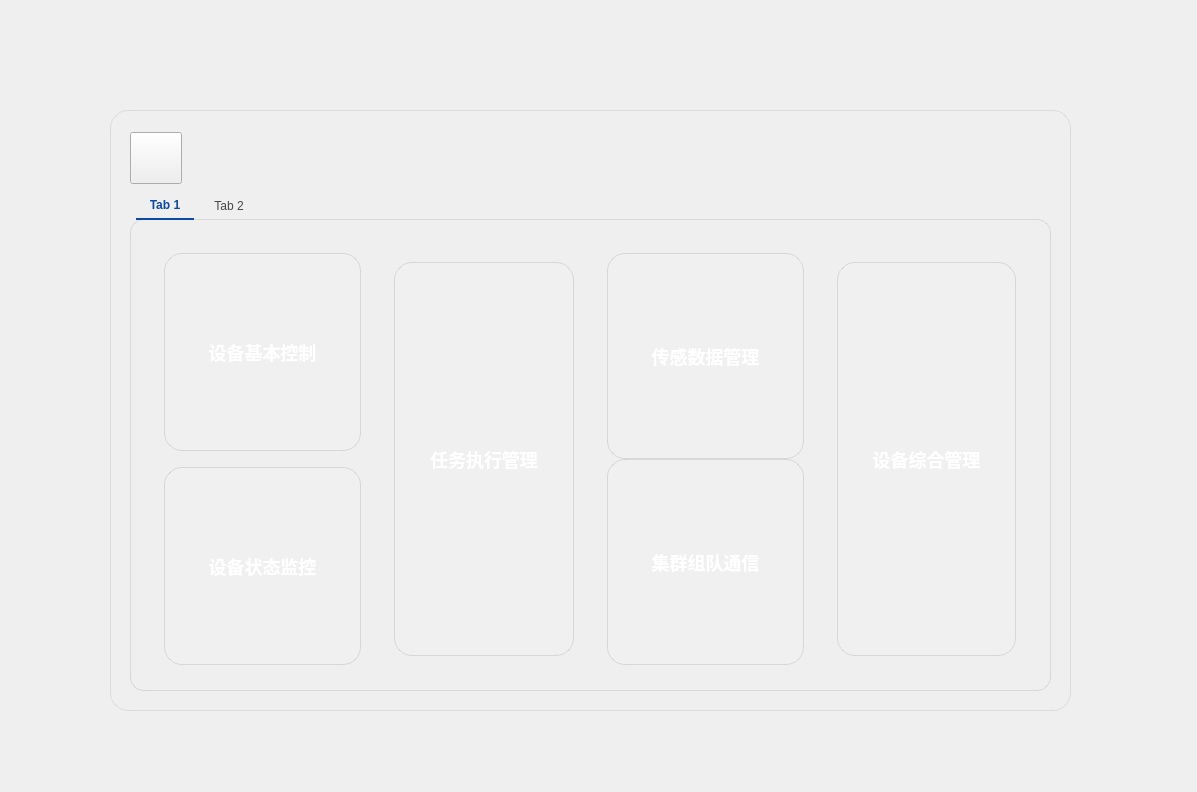
<?xml version="1.0" encoding="UTF-8"?>
<ui version="4.0">
 <class>Form</class>
 <widget class="QWidget" name="Form">
  <property name="geometry">
   <rect>
    <x>0</x>
    <y>0</y>
    <width>1197</width>
    <height>792</height>
   </rect>
  </property>
  <property name="windowTitle">
   <string>Form</string>
  </property>
  <property name="styleSheet">
   <string notr="true">

/* 2) TabWidget 作为“卡片容器” */
QTabWidget#tabWidget{
    background: transparent;   /* 外层透明，让我们用 pane 画卡片 */
}

/* 3) 关键：pane 才是 tabWidget 的主体区域（画圆角卡片） */
QTabWidget#tabWidget::pane{
    background: qlineargradient(x1:0,y1:0,x2:0,y2:1,
        stop:0 #dff2ff,
        stop:1 #ffffff);
    border: 1px solid rgba(0,0,0,25);
    border-radius: 14px;
    top: -1px;                 /* 让 tab 不把圆角顶掉，可微调 */
}

/* 4) 关键：每个 tab page 默认是白底，必须设透明！否则就会“露白” */
QTabWidget#tabWidget QWidget{
    background: transparent;
}

/* 5) Tab 样式（可选，做得更像左图） */
QTabBar::tab{
    background: transparent;
    padding: 6px 14px;
    margin-left: 6px;
    color: rgba(0,0,0,180);
    border: 0px;
}

QTabBar::tab:selected{
    color: #0b4aa8;
    font-weight: 600;
}

QTabBar::tab:selected{
    border-bottom: 2px solid #0b4aa8;  /* 选中下划线 */
}

/* 6) 如果你的两个 page 里还有其它 widget 想要白底，就在 page 内部再单独设 */
</string>
  </property>
  <widget class="QWidget" name="rootWrap" native="true">
   <property name="geometry">
    <rect>
     <x>110</x>
     <y>110</y>
     <width>961</width>
     <height>601</height>
    </rect>
   </property>
   <property name="autoFillBackground">
    <bool>false</bool>
   </property>
   <property name="styleSheet">
    <string notr="true">QWidget#rootWrap{
    background: qlineargradient(
        x1:0, y1:0, x2:0, y2:1,
        stop:1 #F6FBFF,
        stop:0 #E8F2FF
    );
    border: 1px solid rgba(0,0,0,20);
    border-radius: 18px;
}

</string>
   </property>
   <layout class="QVBoxLayout" name="verticalLayout_5">
    <property name="leftMargin">
     <number>20</number>
    </property>
    <property name="topMargin">
     <number>20</number>
    </property>
    <property name="rightMargin">
     <number>20</number>
    </property>
    <property name="bottomMargin">
     <number>20</number>
    </property>
    <item>
     <widget class="QWidget" name="topBar" native="true">
      <property name="sizePolicy">
       <sizepolicy hsizetype="Expanding" vsizetype="Fixed">
        <horstretch>0</horstretch>
        <verstretch>0</verstretch>
       </sizepolicy>
      </property>
      <property name="minimumSize">
       <size>
        <width>0</width>
        <height>56</height>
       </size>
      </property>
      <property name="maximumSize">
       <size>
        <width>16777215</width>
        <height>56</height>
       </size>
      </property>
      <layout class="QHBoxLayout" name="horizontalLayout_3">
       <property name="spacing">
        <number>6</number>
       </property>
       <property name="leftMargin">
        <number>0</number>
       </property>
       <property name="topMargin">
        <number>0</number>
       </property>
       <property name="rightMargin">
        <number>0</number>
       </property>
       <property name="bottomMargin">
        <number>0</number>
       </property>
       <item>
        <widget class="QPushButton" name="btnpic">
         <property name="minimumSize">
          <size>
           <width>52</width>
           <height>52</height>
          </size>
         </property>
         <property name="styleSheet">
          <string notr="true">border-image: url(assets/app.ico);

</string>
         </property>
         <property name="text">
          <string/>
         </property>
        </widget>
       </item>
       <item>
        <spacer name="horizontalSpacer">
         <property name="orientation">
          <enum>Qt::Horizontal</enum>
         </property>
         <property name="sizeHint" stdset="0">
          <size>
           <width>40</width>
           <height>20</height>
          </size>
         </property>
        </spacer>
       </item>
       <item>
        <widget class="QPushButton" name="btnMin">
         <property name="styleSheet">
          <string notr="true">QPushButton#btnMin{
    background: transparent;
    border: none;
    padding: 6px;              /* 图标与边缘距离 */
}
QPushButton#btnMin:hover{
    background: rgba(0,0,0,20);  /* 浅灰 hover */
    border-radius: 8px;
}
QPushButton#btnMin:pressed{
    background: rgba(0,0,0,35);
}
</string>
         </property>
         <property name="text">
          <string/>
         </property>
         <property name="icon">
          <iconset>
           <normaloff>../../res/缩小.png</normaloff>../../res/缩小.png</iconset>
         </property>
         <property name="iconSize">
          <size>
           <width>24</width>
           <height>24</height>
          </size>
         </property>
        </widget>
       </item>
       <item>
        <widget class="QPushButton" name="btnExit">
         <property name="styleSheet">
          <string notr="true">QPushButton#btnExit{
    background: transparent;
    border: none;
    padding: 6px;
}
QPushButton#btnExit:hover{
    background: rgba(0,0,0,20);  /* 浅灰 hover */
    border-radius: 8px;
}
QPushButton#btnExit:pressed{
    background: rgba(0,0,0,35);
}
</string>
         </property>
         <property name="text">
          <string/>
         </property>
         <property name="icon">
          <iconset>
           <normaloff>../../res/离开建筑物.png</normaloff>../../res/离开建筑物.png</iconset>
         </property>
         <property name="iconSize">
          <size>
           <width>32</width>
           <height>32</height>
          </size>
         </property>
        </widget>
       </item>
      </layout>
     </widget>
    </item>
    <item>
     <widget class="QTabWidget" name="tabWidget">
      <property name="currentIndex">
       <number>0</number>
      </property>
      <widget class="QWidget" name="tab">
       <attribute name="title">
        <string>Tab 1</string>
       </attribute>
       <layout class="QHBoxLayout" name="horizontalLayout">
        <item>
         <widget class="QWidget" name="modulesWrap" native="true">
          <property name="sizePolicy">
           <sizepolicy hsizetype="Expanding" vsizetype="Expanding">
            <horstretch>0</horstretch>
            <verstretch>0</verstretch>
           </sizepolicy>
          </property>
          <layout class="QHBoxLayout" name="horizontalLayout_2" stretch="2,2,2,2">
           <property name="spacing">
            <number>24</number>
           </property>
           <property name="leftMargin">
            <number>24</number>
           </property>
           <property name="topMargin">
            <number>24</number>
           </property>
           <property name="rightMargin">
            <number>16</number>
           </property>
           <property name="bottomMargin">
            <number>16</number>
           </property>
           <item>
            <widget class="QWidget" name="col1" native="true">
             <property name="sizePolicy">
              <sizepolicy hsizetype="Expanding" vsizetype="Preferred">
               <horstretch>0</horstretch>
               <verstretch>0</verstretch>
              </sizepolicy>
             </property>
             <layout class="QVBoxLayout" name="verticalLayout">
              <property name="spacing">
               <number>16</number>
              </property>
              <property name="leftMargin">
               <number>0</number>
              </property>
              <property name="topMargin">
               <number>0</number>
              </property>
              <property name="rightMargin">
               <number>0</number>
              </property>
              <property name="bottomMargin">
               <number>0</number>
              </property>
              <item>
               <widget class="QPushButton" name="imgpush">
                <property name="sizePolicy">
                 <sizepolicy hsizetype="Expanding" vsizetype="Preferred">
                  <horstretch>0</horstretch>
                  <verstretch>0</verstretch>
                 </sizepolicy>
                </property>
                <property name="minimumSize">
                 <size>
                  <width>0</width>
                  <height>96</height>
                 </size>
                </property>
                <property name="styleSheet">
                 <string notr="true">

QPushButton#imgpush{
    border: 1px solid rgba(0,0,0,25);
    border-radius: 18px;

    /* 用背景图（比 border-image 更稳定，圆角一定生效） */
    border-image: url(assets/control2.png);
    background-repeat: no-repeat;
    background-position: center;
    background-color: rgba(255,255,255,10);
    /* Fluent 字体风格 */
    color: white;
    font-size: 18px;          /* 想更大就 20/22 */
    font-weight: 600;
    padding: 10px 14px;

    /* 文字居中 */
    text-align: center;
}

/* hover：更亮一点 + 边框更明显 */
QPushButton#imgpush:hover{
    border: 1px solid rgba(255,255,255,160);
}

/* pressed：轻微“下沉” */
QPushButton#imgpush:pressed{
    padding-top: 12px;     /* 比原来+2px */
    padding-left: 15px;
    border: 1px solid rgba(0,0,0,40);
}


</string>
                </property>
                <property name="text">
                 <string>设备基本控制</string>
                </property>
               </widget>
              </item>
              <item>
               <widget class="QPushButton" name="imgpush2">
                <property name="sizePolicy">
                 <sizepolicy hsizetype="Expanding" vsizetype="Preferred">
                  <horstretch>0</horstretch>
                  <verstretch>0</verstretch>
                 </sizepolicy>
                </property>
                <property name="minimumSize">
                 <size>
                  <width>0</width>
                  <height>96</height>
                 </size>
                </property>
                <property name="styleSheet">
                 <string notr="true">



QPushButton#imgpush2{
    border: 1px solid rgba(0,0,0,25);
    border-radius: 18px;

    /* 用背景图（比 border-image 更稳定，圆角一定生效） */
    border-image: url(assets/zhuangtai2.png);
    background-repeat: no-repeat;
    background-position: center;
    background-color: rgba(255,255,255,10);
    /* Fluent 字体风格 */
    color: white;
    font-size: 18px;          /* 想更大就 20/22 */
    font-weight: 600;
    padding: 10px 14px;

    /* 文字居中 */
    text-align: center;
}

/* hover：更亮一点 + 边框更明显 */
QPushButton#imgpush2:hover{
    border: 1px solid rgba(255,255,255,160);
}

/* pressed：轻微“下沉” */
QPushButton#imgpush2:pressed{
    padding-top: 12px;
    padding-left: 15px;
    border: 1px solid rgba(0,0,0,40);
}


</string>
                </property>
                <property name="text">
                 <string>设备状态监控</string>
                </property>
               </widget>
              </item>
             </layout>
            </widget>
           </item>
           <item>
            <widget class="QWidget" name="col2" native="true">
             <property name="sizePolicy">
              <sizepolicy hsizetype="Expanding" vsizetype="Preferred">
               <horstretch>0</horstretch>
               <verstretch>0</verstretch>
              </sizepolicy>
             </property>
             <layout class="QVBoxLayout" name="verticalLayout_2">
              <property name="spacing">
               <number>16</number>
              </property>
              <item>
               <widget class="QPushButton" name="imgpush3">
                <property name="sizePolicy">
                 <sizepolicy hsizetype="Expanding" vsizetype="Preferred">
                  <horstretch>0</horstretch>
                  <verstretch>0</verstretch>
                 </sizepolicy>
                </property>
                <property name="minimumSize">
                 <size>
                  <width>0</width>
                  <height>100</height>
                 </size>
                </property>
                <property name="styleSheet">
                 <string notr="true">





QPushButton#imgpush3{
    border: 1px solid rgba(0,0,0,25);
    border-radius: 18px;

    /* 用背景图（比 border-image 更稳定，圆角一定生效） */
    border-image: url(assets/renwu2.png);
    background-repeat: no-repeat;
    background-position: center;
    background-color: rgba(255,255,255,10);
    /* Fluent 字体风格 */
    color: white;
    font-size: 18px;          /* 想更大就 20/22 */
    font-weight: 600;
    padding: 10px 14px;

    /* 文字居中 */
    text-align: center;
}

/* hover：更亮一点 + 边框更明显 */
QPushButton#imgpush3:hover{
    border: 1px solid rgba(255,255,255,160);
}

/* pressed：轻微“下沉” */
QPushButton#imgpush3:pressed{
    padding-top: 12px;
    padding-left: 15px;
    border: 1px solid rgba(0,0,0,40);
}


</string>
                </property>
                <property name="text">
                 <string>任务执行管理</string>
                </property>
               </widget>
              </item>
             </layout>
            </widget>
           </item>
           <item>
            <widget class="QWidget" name="col3" native="true">
             <property name="sizePolicy">
              <sizepolicy hsizetype="Expanding" vsizetype="Preferred">
               <horstretch>0</horstretch>
               <verstretch>0</verstretch>
              </sizepolicy>
             </property>
             <layout class="QVBoxLayout" name="verticalLayout_3">
              <property name="spacing">
               <number>0</number>
              </property>
              <property name="leftMargin">
               <number>0</number>
              </property>
              <property name="topMargin">
               <number>0</number>
              </property>
              <property name="rightMargin">
               <number>0</number>
              </property>
              <property name="bottomMargin">
               <number>0</number>
              </property>
              <item>
               <widget class="QPushButton" name="imgpush4">
                <property name="sizePolicy">
                 <sizepolicy hsizetype="Expanding" vsizetype="Preferred">
                  <horstretch>0</horstretch>
                  <verstretch>0</verstretch>
                 </sizepolicy>
                </property>
                <property name="minimumSize">
                 <size>
                  <width>0</width>
                  <height>96</height>
                 </size>
                </property>
                <property name="styleSheet">
                 <string notr="true">

QPushButton#imgpush4{
    border: 1px solid rgba(0,0,0,25);
    border-radius: 18px;

    /* 用背景图（比 border-image 更稳定，圆角一定生效） */
    border-image: url(assets/chuangan2.png);
    background-repeat: no-repeat;
    background-position: center;
    background-color: rgba(255,255,255,10);
    /* Fluent 字体风格 */
    color: white;
    font-size: 18px;          /* 想更大就 20/22 */
    font-weight: 600;
    padding: 10px 14px;

    /* 文字居中 */
    text-align: center;
}

/* hover：更亮一点 + 边框更明显 */
QPushButton#imgpush4:hover{
    border: 1px solid rgba(255,255,255,160);
}

/* pressed：轻微“下沉” */
QPushButton#imgpush4:pressed{
    padding-top: 12px;
    padding-left: 15px;
    border: 1px solid rgba(0,0,0,40);
}


</string>
                </property>
                <property name="text">
                 <string>传感数据管理</string>
                </property>
               </widget>
              </item>
              <item>
               <widget class="QPushButton" name="imgpush5">
                <property name="sizePolicy">
                 <sizepolicy hsizetype="Expanding" vsizetype="Preferred">
                  <horstretch>0</horstretch>
                  <verstretch>0</verstretch>
                 </sizepolicy>
                </property>
                <property name="minimumSize">
                 <size>
                  <width>0</width>
                  <height>96</height>
                 </size>
                </property>
                <property name="styleSheet">
                 <string notr="true">





QPushButton#imgpush5{
    border: 1px solid rgba(0,0,0,25);
    border-radius: 18px;

    /* 用背景图（比 border-image 更稳定，圆角一定生效） */
    border-image: url(assets/tongxin2.png);
    background-repeat: no-repeat;
    background-position: center;
    background-color: rgba(255,255,255,10);
    /* Fluent 字体风格 */
    color: white;
    font-size: 18px;          /* 想更大就 20/22 */
    font-weight: 600;
    padding: 10px 14px;

    /* 文字居中 */
    text-align: center;
}

/* hover：更亮一点 + 边框更明显 */
QPushButton#imgpush5:hover{
    border: 1px solid rgba(255,255,255,160);
}

/* pressed：轻微“下沉” */
QPushButton#imgpush5:pressed{
    padding-top: 12px;
    padding-left: 15px;
    border: 1px solid rgba(0,0,0,40);
}


</string>
                </property>
                <property name="text">
                 <string>集群组队通信</string>
                </property>
               </widget>
              </item>
             </layout>
            </widget>
           </item>
           <item>
            <widget class="QWidget" name="col4" native="true">
             <property name="sizePolicy">
              <sizepolicy hsizetype="Expanding" vsizetype="Preferred">
               <horstretch>0</horstretch>
               <verstretch>0</verstretch>
              </sizepolicy>
             </property>
             <layout class="QVBoxLayout" name="verticalLayout_4">
              <property name="spacing">
               <number>16</number>
              </property>
              <item>
               <widget class="QPushButton" name="imgpush6">
                <property name="sizePolicy">
                 <sizepolicy hsizetype="Expanding" vsizetype="Preferred">
                  <horstretch>0</horstretch>
                  <verstretch>0</verstretch>
                 </sizepolicy>
                </property>
                <property name="minimumSize">
                 <size>
                  <width>0</width>
                  <height>100</height>
                 </size>
                </property>
                <property name="styleSheet">
                 <string notr="true">







QPushButton#imgpush6{
    border: 1px solid rgba(0,0,0,25);
    border-radius: 18px;

    /* 用背景图（比 border-image 更稳定，圆角一定生效） */
    border-image: url(assets/zonghe2.png);
    background-repeat: no-repeat;
    background-position: center;
    background-color: rgba(255,255,255,10);
    /* Fluent 字体风格 */
    color: white;
    font-size: 18px;          /* 想更大就 20/22 */
    font-weight: 600;
    padding: 10px 14px;

    /* 文字居中 */
    text-align: center;
}

/* hover：更亮一点 + 边框更明显 */
QPushButton#imgpush6:hover{
    border: 1px solid rgba(255,255,255,160);
}

/* pressed：轻微“下沉” */
QPushButton#imgpush6:pressed{
    padding-top: 12px;
    padding-left: 15px;
    border: 1px solid rgba(0,0,0,40);
}


</string>
                </property>
                <property name="text">
                 <string>设备综合管理</string>
                </property>
               </widget>
              </item>
             </layout>
            </widget>
           </item>
          </layout>
         </widget>
        </item>
       </layout>
      </widget>
      <widget class="QWidget" name="tab_2">
       <attribute name="title">
        <string>Tab 2</string>
       </attribute>
      </widget>
     </widget>
    </item>
   </layout>
  </widget>
 </widget>
 <resources>
  <include location="../../res/2.qrc"/>
 </resources>
 <connections/>
</ui>
